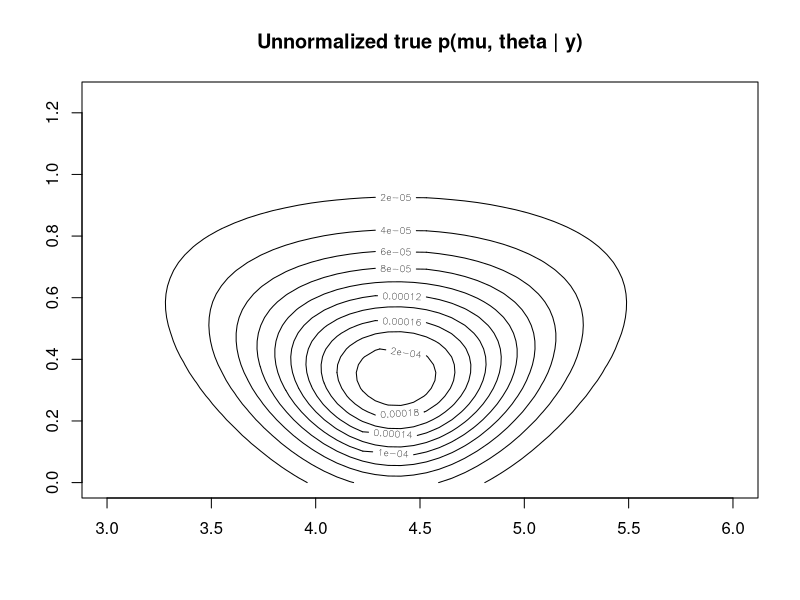
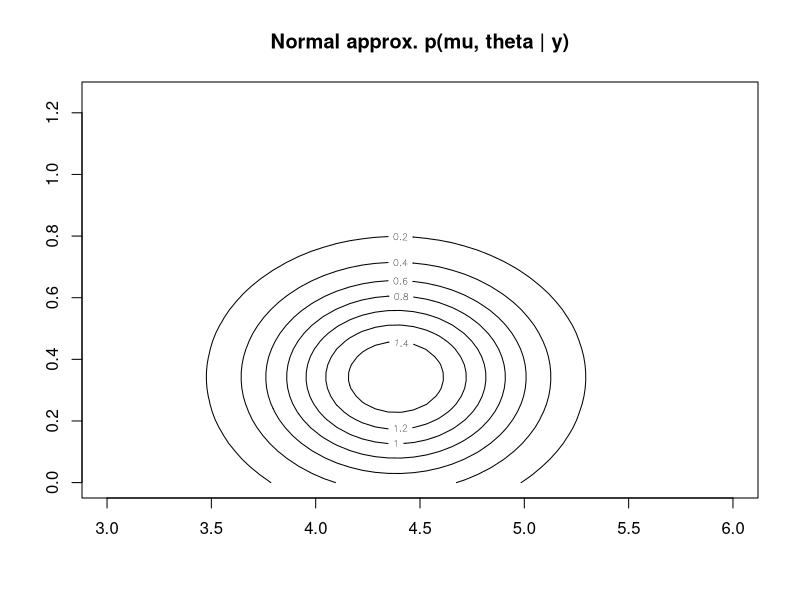

Here is the R script that generated these plots, in order:
# p(y \mid mu, ss) = Normal(mu, ss)
# p(mu, ss) \propto 1/ss

# we know the posterior in this case, so we can compare
# p(\mu | ss, y) = Normal(mean(y), ss/n)
# p(ss | y) = Inv-Gamma((n-1)/2, (n-1)s^2/2)

# generate fake data
real_mu <- 5
real_ss <- 2
n <- 10
y <- rnorm(n, mean = real_mu, sd = sqrt(real_ss))
ssquared <- var(y)
ybar <- mean(y)

# find posterior mode with BFGS (a Quasi-Newton approach)
# Recall quasi-Newton only uses first derivatives of the log-likelihood
neg_log_unnorm_post <- function(params){
  mu <- params[1]
  theta <- params[2]
  chunk <- (n-1)*ssquared + n*(ybar - mu)^2
  n*theta + .5*exp(-2*theta + log(chunk)) 
}

neg_gradient <- function(params){
  mu <- params[1]
  theta <- params[2]
  c(
    -exp(-2*theta)*n*(ybar - mu),
    n - exp(-2*theta)*( (n-1)*ssquared + n*(ybar - mu)^2 )
    )
}

optim_results <- optim(par = c(5, 0), 
                       fn = neg_log_unnorm_post, 
                       gr = neg_gradient, # if left blank, finite difference approx. used
                       method = "BFGS", 
                       hessian = T)
if(optim_results$convergence==0){
  cat('successfully converged\n')
  cat('mode: mu = ', optim_results$par[1], ', and ss = ', exp(2*optim_results$par[2]), '\n')
}

# normal approximation to p(mu, theta | y
approx_mean <- optim_results$par
approx_cov_mat <- solve(optim_results$hessian)
approx_corr_mat <- cov2cor(approx_cov_mat)

unnorm_dens <- function(mu, log_sigma){
  params <- c(mu, log_sigma)
  lup <- exp(-neg_log_unnorm_post(params))
}
library(mvtnorm)
norm_approx_dens <- function(mu, log_sigma){
  dmvnorm(x = c(mu, log_sigma), mean = approx_mean, sigma = approx_cov_mat)
}
plotSurface <- function(lowerFirst, upperFirst, 
                        lowerSecond, upperSecond, 
                        numGridPointsOnEachAxis, f, contour = F, ...){
  A <- seq(lowerFirst, upperFirst, length.out = numGridPointsOnEachAxis)
  B <- seq(lowerSecond, upperSecond, length.out = numGridPointsOnEachAxis)
  args <- expand.grid(A,B)
  z <- mapply(f, args[,1], args[,2])
  dim(z) <- c(length(A), length(B))
  if(contour){
    contour(A, B, z)
  }else{
    persp(x=A, y=B, z=z, ...)
  }
}
# real but unnormalized
plotSurface(3,6,0,1.25,numGridPointsOnEachAxis = 50, f = unnorm_dens, contour = T)
title("Unnormalized true p(mu, theta | y)", font = 4)
plotSurface(3,6,0,1.25,numGridPointsOnEachAxis = 50, f = norm_approx_dens, contour = T)
title("Normal approx. p(mu, theta | y)", font = 4)

